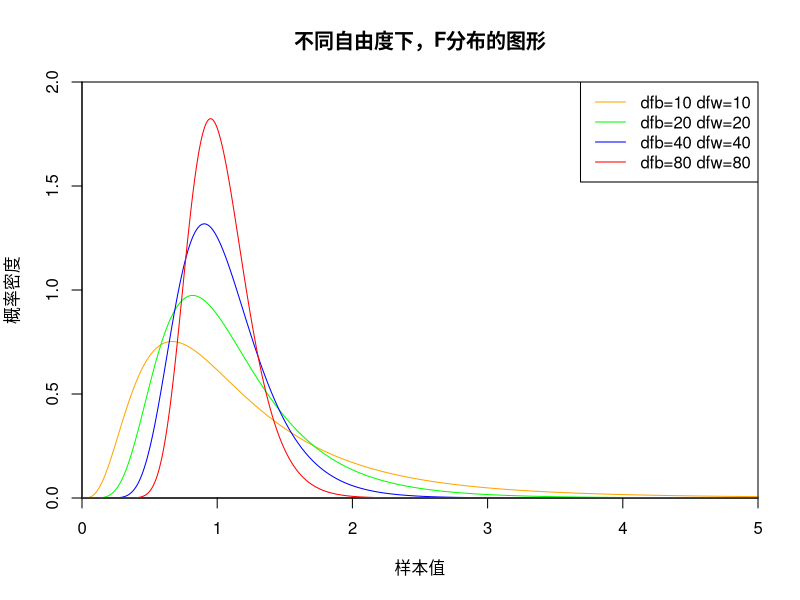

R code for this plot:
x <- seq(0, 5, length.out=1000);
y <- df(x, 10, 10);

plot(
  x,
  y,
  ylim = c(0, 2),
  col="orange",
  type='l',
  xaxs="i", 
  yaxs="i",
  ylab='概率密度',
  xlab='样本值',
  main="不同自由度下，F分布的图形"
);

lines(x, df(x, 20, 20), col="green")
lines(x, df(x, 40, 40), col="blue")
lines(x, df(x, 80, 80), col="red")

legend(
  "topright",
  legend=paste("dfb=",c(10, 20, 40, 80)," dfw=",c(10, 20, 40, 80), sep=""), 
  lwd=1, 
  col=c("orange", "green","blue","red")
)
